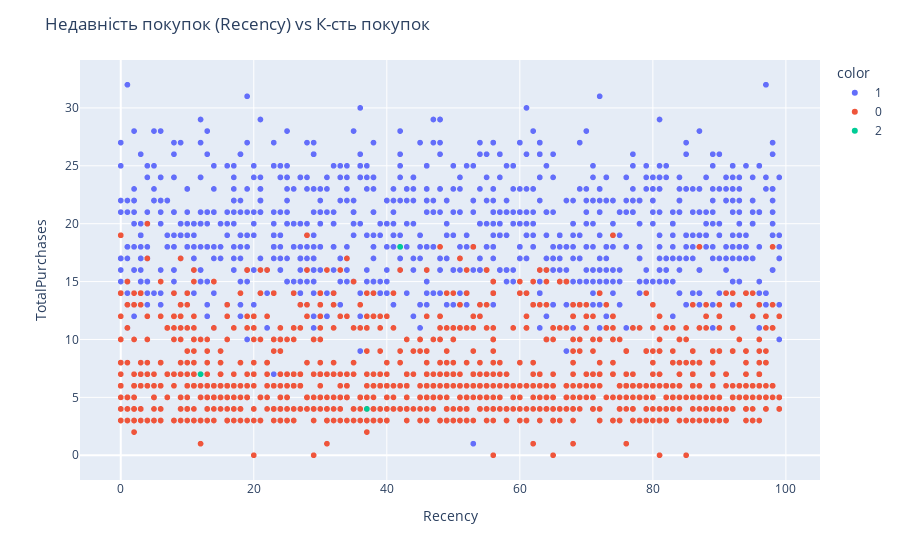

Notebook cell for this chart:
### Markdown cell above
Income vs TotalMnt:

Є чітка позитивна залежність: вищий дохід - більші загальні витрати.

Кластер 1 (синій) утворює щільну “хмару” у верхньому правому куті: вищий дохід і вищі витрати - це цінні “high-value” клієнти.

Кластер 0 (помаранчевий) компактний нижче та лівіше: середній/нижчий дохід і менші витрати - low/medium value з потенціалом росту.

Кластер 2 (бірюзовий) дуже малий і «між» групами (або розкиданий): схоже на артефакт k=3 або групку нетипових/викидних спостережень. Такі маленькі кластери — часта причина низького silhouette (~0.22).

### Code cell
fig2 = px.scatter(
    df, x='Recency', y='TotalPurchases',
    color=df['cluster_k3'].astype(str),
    hover_data=['AOV','Income','WebShare','StoreShare']
)
fig2.update_layout(title='Недавність покупок (Recency) vs К-сть покупок'); fig2.show()

### Figure 1 — Plotly figure (JSON) as saved in the notebook; plotly's stock layout.template omitted (floating-point values rounded to 4 significant figures; data arrays with more than 128 entries replaced by an {"elided": "..."} marker saying what was removed)
{"data": [{"customdata": {"elided": "1028x4 float values"}, "hovertemplate": "color=1<br>Recency=%{x}<br>TotalPurchases=%{y}<br>AOV=%{customdata[0]}<br>Income=%{customdata[1]}<br>WebShare=%{customdata[2]}<br>StoreShare=%{customdata[3]}<extra></extra>", "legendgroup": "1", "marker": {"color": "#636efa", "symbol": "circle"}, "mode": "markers", "name": "1", "showlegend": true, "type": "scattergl", "x": {"elided": "1028 int values"}, "xaxis": "x", "y": {"elided": "1028 int values"}, "yaxis": "y"}, {"customdata": {"elided": "1209x4 float values"}, "hovertemplate": "color=0<br>Recency=%{x}<br>TotalPurchases=%{y}<br>AOV=%{customdata[0]}<br>Income=%{customdata[1]}<br>WebShare=%{customdata[2]}<br>StoreShare=%{customdata[3]}<extra></extra>", "legendgroup": "0", "marker": {"color": "#EF553B", "symbol": "circle"}, "mode": "markers", "name": "0", "showlegend": true, "type": "scattergl", "x": {"elided": "1209 int values"}, "xaxis": "x", "y": {"elided": "1209 int values"}, "yaxis": "y"}, {"customdata": [[0.3063, 2.487, 0.6111, 0.3333], [0.6821, 2.441, 0.25, 0.5], [0.4964, 2.437, 0.4286, 0.5714]], "hovertemplate": "color=2<br>Recency=%{x}<br>TotalPurchases=%{y}<br>AOV=%{customdata[0]}<br>Income=%{customdata[1]}<br>WebShare=%{customdata[2]}<br>StoreShare=%{customdata[3]}<extra></extra>", "legendgroup": "2", "marker": {"color": "#00cc96", "symbol": "circle"}, "mode": "markers", "name": "2", "showlegend": true, "type": "scattergl", "x": [42, 37, 12], "xaxis": "x", "y": [18, 4, 7], "yaxis": "y"}], "layout": {"legend": {"title": {"text": "color"}, "tracegroupgap": 0}, "margin": {"t": 60}, "title": {"text": "Недавність покупок (Recency) vs К-сть покупок"}, "xaxis": {"anchor": "y", "domain": [0, 1], "title": {"text": "Recency"}}, "yaxis": {"anchor": "x", "domain": [0, 1], "title": {"text": "TotalPurchases"}}}}
